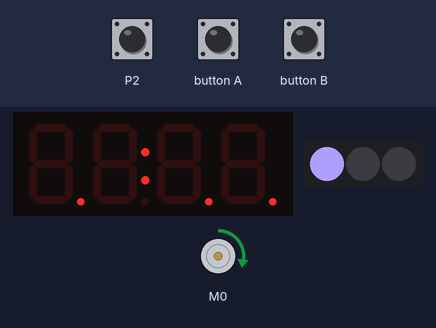
Recording of a program running on a simulated Calliope mini (MakeCode). On the bench: 4-digit seven-segment display, DC motor (green arrow = forward, orange = backward, longer = faster), 3 RGB LEDs in strip order, left to right. The test bench sets the inputs (shaded band); at power-on: P2 HIGH.

Above: at 1.2 s.
1.3 s: button A pressed for 3.2 s
At 3.7 s:
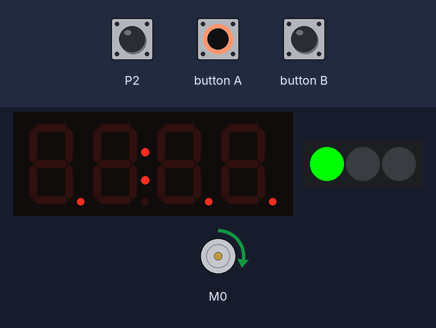
6.0 s: button B pressed for 3.2 s
At 8.5 s:
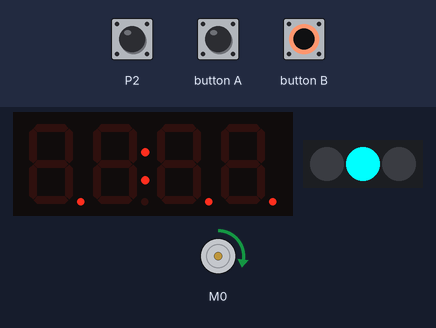
10.7 s: button B pressed for 3.2 s
At 13.3 s:
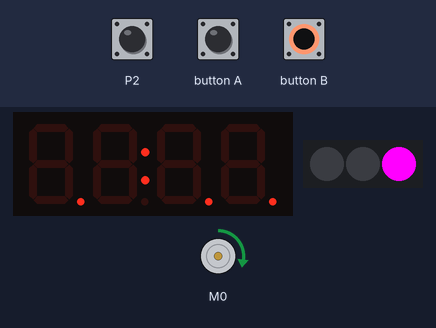
15.4 s: button A pressed for 0.15 s
At 16.4 s:
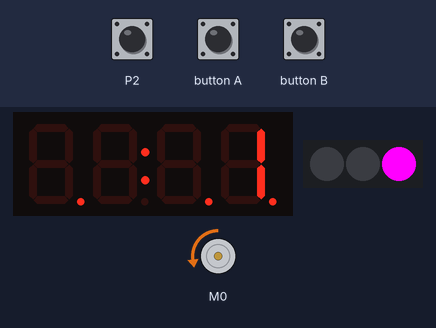
17.0 s: button A pressed for 3.2 s
At 19.3 s:
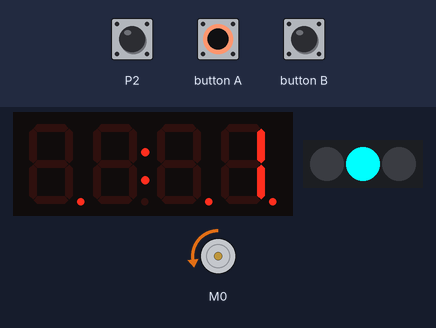
21.7 s: button A pressed for 3.2 s
At 24.0 s:
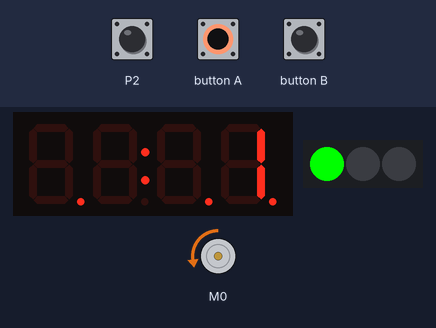
Timing chart, 0 to 61.5 s (numbered marks = the images above; inputs shaded):
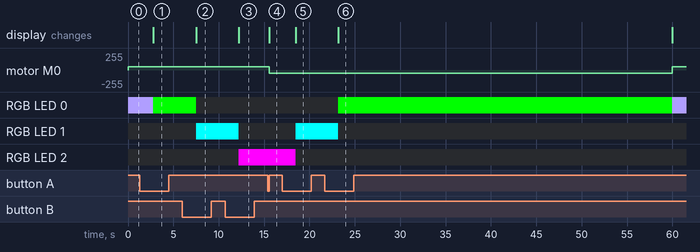

Measured:
- after the input at 1.3 s, RGB LED 0: RGB(176, 158, 255) → RGB(0, 255, 0) after 1.5 s
- after the input at 6.0 s, RGB LED 0: RGB(0, 255, 0) → off after 1.5 s; RGB LED 1: off → RGB(0, 255, 255) after 1.5 s
- after the input at 10.7 s, RGB LED 1: RGB(0, 255, 255) → off after 1.5 s; RGB LED 2: off → RGB(255, 0, 255) after 1.5 s
- after the input at 15.4 s, motor M0: forward 51/255 → backward 51/255 after 0.15 s; the display: changes after 0.15 s (image 4)
- after the input at 17.0 s, RGB LED 1: off → RGB(0, 255, 255) after 1.5 s; RGB LED 2: RGB(255, 0, 255) → off after 1.5 s

The program:

main.ts
```typescript
input.onButtonEvent(Button.A, input.buttonEventClick(), function () {
    if (Status == 2) {
        _("Anzeige 1 Min zurück stellen")
        if (Minuten60 > 0) {
            Minuten60 += -1
        } else {
            Minuten60 = 59
        }
    } else if (Status == 3) {
        _("Motor 1 Min zurück stellen")
        EncoderMinuten += 1
        motors.dualMotorPower(Motor.M0, -20)
    }
    Ziffern()
})
input.onButtonEvent(Button.B, input.buttonEventClick(), function () {
    if (Status == 2) {
        _("Anzeige 1 Min vor stellen")
        if (Minuten60 < 59) {
            Minuten60 += 1
        } else {
            Minuten60 = 0
        }
    } else if (Status == 3) {
        _("Motor 1 Min vor stellen")
        EncoderMinuten += 1
        motors.dualMotorPower(Motor.M0, 20)
    }
    Ziffern()
})
pins.onPulsed(DigitalPin.P2, PulseValue.Low, function () {
    EncoderImpulse += 1
    if (EncoderImpulse >= EncoderMinuten * 63.9) {
        motors.dualMotorPower(Motor.M0, 0)
        Ziffern()
        _("E2 Zählerstand vom letzten Stop")
        E2 = EncoderImpulse
        StatusLED()
    }
})
function StatusLED () {
    if (Status == 1) {
        basic.setLedColors(0x00ff00, 0x000000, 0x000000, 5)
    } else if (Status == 2) {
        basic.setLedColors(0x000000, 0x00ffff, 0x000000)
    } else if (Status == 3) {
        basic.setLedColors(0x000000, 0x000000, 0xff00ff)
    }
}
function _ (Kommentar: string) {

}
input.onButtonEvent(Button.A, input.buttonEventValue(ButtonEvent.Hold), function () {
    if (Status > 1) {
        Status += -1
    }
    StatusLED()
})
input.onButtonEvent(Button.B, input.buttonEventValue(ButtonEvent.Hold), function () {
    if (Status < 3) {
        Status += 1
    }
    StatusLED()
})
function Ziffern () {
    o4digit.show((EncoderImpulse - E2) * 100 + Minuten60)
}
let E2 = 0
let EncoderImpulse = 0
let Minuten60 = 0
let Status = 0
let EncoderMinuten = 0
let o4digit: grove.TM1637 = null
o4digit = grove.createDisplay(DigitalPin.C16, DigitalPin.C17)
o4digit.set(4)
o4digit.point(true)
pins.setPull(DigitalPin.P2, PinPullMode.PullUp)
EncoderMinuten = 0
Status = 1
loops.everyInterval(60000, function () {
    EncoderMinuten += 1
    if (Minuten60 < 59) {
        Minuten60 += 1
    } else {
        Minuten60 = 0
    }
    motors.dualMotorPower(Motor.M0, 20)
    basic.setLedColors(0xb09eff, 0x000000, 0x000000)
})
```

test.ts
```typescript
// Hier kann man Tests durchführen; diese Datei wird nicht kompiliert, wenn dieses Paket als Erweiterung verwendet wird.
```
